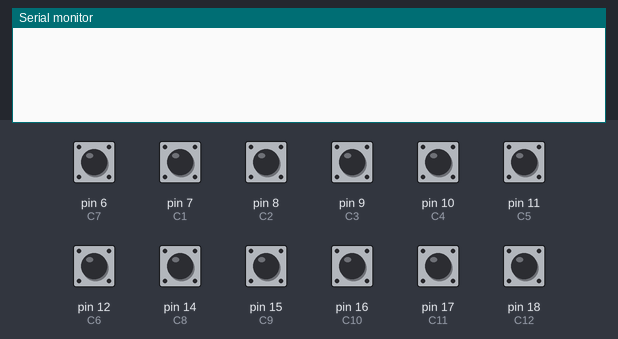
Simulated run of this sketch. Board: Arduino Mega 2560, built with avr-gcc and run on an emulated ATmega2560. On the bench: the last lines printed to the serial monitor. Inputs (shaded band) come from the test bench; at power-on: pin 6 (C7), pin 7 (C1), pin 8 (C2), pin 9 (C3), pin 10 (C4), pin 11 (C5), pin 12 (C6), pin 14 (C8), pin 15 (C9), pin 16 (C10), pin 17 (C11), pin 18 (C12) HIGH.

Above: at 1.2 s.
1.3 s: pin 6 (C7) pulled LOW for 0.15 s
At 2.1 s:
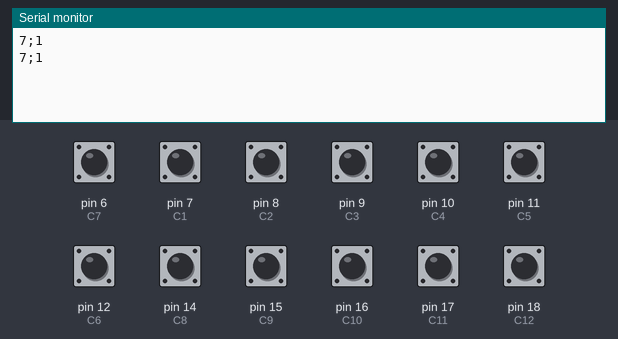
2.9 s: pin 7 (C1) pulled LOW for 0.15 s
At 3.4 s:
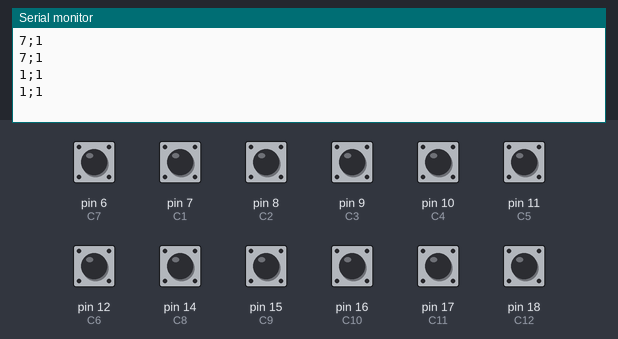
4.5 s: pin 8 (C2) pulled LOW for 0.15 s
At 5.8 s:
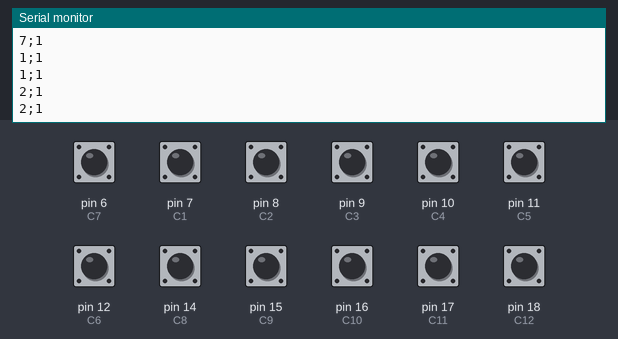
6.1 s: pin 9 (C3) pulled LOW for 0.15 s
At 7.0 s:
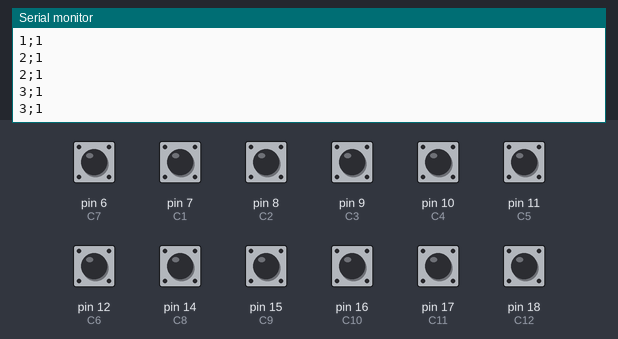
7.7 s: pin 10 (C4) pulled LOW for 0.15 s
At 8.2 s:
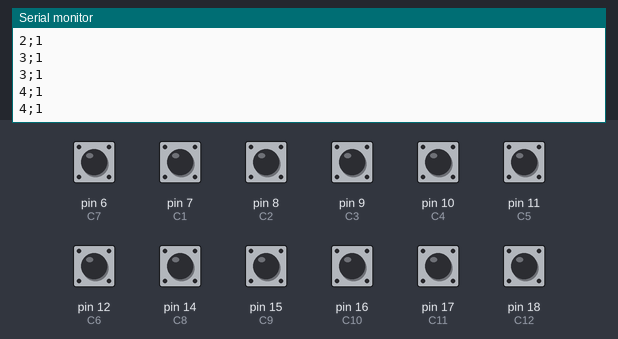
9.3 s: pin 11 (C5) pulled LOW for 0.15 s
At 10.6 s:
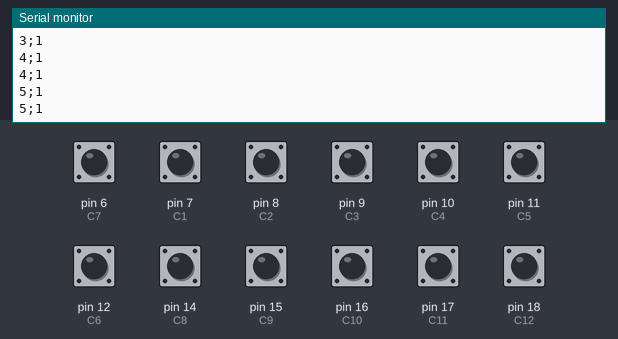
Timing chart, 0 to 11.9 s (numbered marks = the images above; inputs shaded):
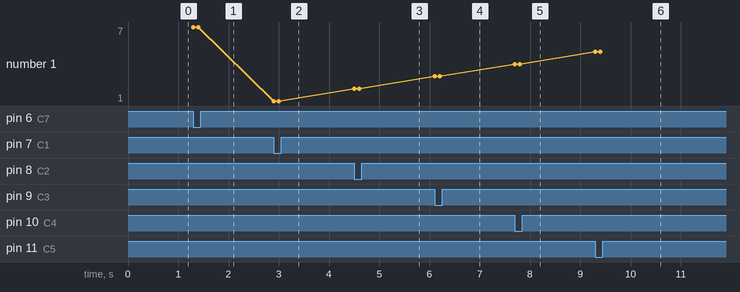

The sketch:

kiibofirmware0.1.1.ino
```cpp
#include <elapsedMillis.h>

elapsedMillis timer0;

int C1 = 7;
int C2 = 8;
int C3 = 9;
int C4 = 10;
int C5 = 11;
int C6 = 12;
int C7 = 6; // pin 13 bleek speciale pin te zijn
int C8 = 14;
int C9 = 15;
int C10 = 16;
int C11 = 17;
int C12 = 18;
int R1 = 23;
int R2 = 22;
int R3 = 21;
int R4 = 20;
int R5 = 19;

void setup() {
  //start de serial Connection
  Serial.begin(9600);
  pinMode(C1, INPUT_PULLUP);
  pinMode(C2, INPUT_PULLUP);
  pinMode(C3, INPUT_PULLUP);
  pinMode(C4, INPUT_PULLUP);
  pinMode(C5, INPUT_PULLUP);
  pinMode(C6, INPUT_PULLUP);
  pinMode(C7, INPUT_PULLUP);
  pinMode(C8, INPUT_PULLUP);
  pinMode(C9, INPUT_PULLUP);
  pinMode(C10, INPUT_PULLUP);
  pinMode(C11, INPUT_PULLUP);
  pinMode(C12, INPUT_PULLUP);
  pinMode(R1, OUTPUT);
  pinMode(R2, OUTPUT);
  pinMode(R3, OUTPUT);
  pinMode(R4, OUTPUT);
  pinMode(R5, OUTPUT);
  digitalWrite(R1, HIGH);
  digitalWrite(R2, HIGH);
  digitalWrite(R3, HIGH);
  digitalWrite(R4, HIGH);
  digitalWrite(R5, HIGH);
}

void loop() {
  digitalWrite(R1, LOW);
  int Col1 = digitalRead(C1);
  if(Col1 == LOW)
  {
    digitalWrite(R1, HIGH);
    Serial.println("1;1");
    delay(100);
  };
  int Col2 = digitalRead(C2);
  if(Col2 == LOW)
  {
    digitalWrite(R1, HIGH);
    Serial.println("2;1");
    delay(100);
  }
  int Col3 = digitalRead(C3);
  if(Col3 == LOW)
  {
    digitalWrite(R1, HIGH);
    Serial.println("3;1");
    delay(100);
  }
  int Col4 = digitalRead(C4);
  if(Col4 == LOW)
  {
    digitalWrite(R1, HIGH);
    Serial.println("4;1");
    delay(100);
  }
  int Col5 = digitalRead(C5);
  if(Col5 == LOW)
  {
    digitalWrite(R1, HIGH);
    Serial.println("5;1");
    delay(100);
  }
  int Col6 = digitalRead(C6);
  if(Col6 == LOW)
  {
    digitalWrite(R1, HIGH);
    Serial.println("6;1");
    delay(100);
  }
  int Col7 = digitalRead(C7);
  if(Col7 == LOW)
  {
    digitalWrite(R1, HIGH);
    Serial.println("7;1");
    delay(100);
  }
  int Col8 = digitalRead(C8);
  if(Col8 == LOW)
  {
    digitalWrite(R1, HIGH);
    Serial.println("8;1");
    delay(100);
  }
  int Col9 = digitalRead(C9);
  if(Col9 == LOW)
  {
    digitalWrite(R1, HIGH);
    Serial.println("9;1");
    delay(100);
  }
  int Col10 = digitalRead(C10);
  if(Col10 == LOW)
  {
    digitalWrite(R1, HIGH);
    Serial.println("10;1");
    delay(100);
  }
  int Col11 = digitalRead(C11);
  if(Col11 == LOW)
  {
    digitalWrite(R1, HIGH);
    Serial.println("11;1");
    delay(100);
  }
  int Col12 = digitalRead(C12);
  if(Col12 == LOW)
  {
    digitalWrite(R1, HIGH);
    Serial.println("12;1");
    delay(100);
  }
}
```

Measured:
- after the input at 1.3 s, the serial monitor: prints a new line at once (image 1)
- after the input at 2.9 s, the serial monitor: prints a new line at once (image 2)
- after the input at 4.5 s, the serial monitor: prints a new line at once (image 3)
- after the input at 6.1 s, the serial monitor: prints a new line at once (image 4)
- after the input at 7.7 s, the serial monitor: prints a new line at once (image 5)
- after the input at 9.3 s, the serial monitor: prints a new line at once (image 6)
- plotted number 1: 1 → 2 after the input at 4.5 s, 2 → 3 after the input at 6.1 s, 3 → 4 after the input at 7.7 s, 4 → 5 after the input at 9.3 s
